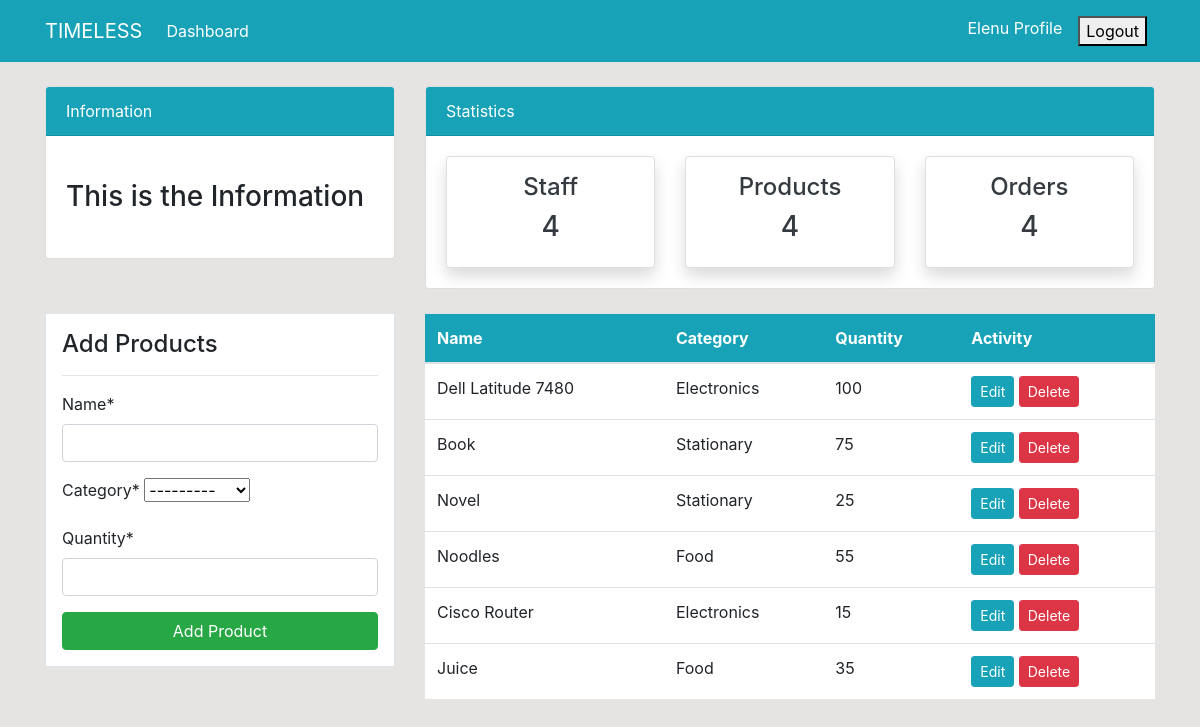
Page /product/ (signed in) on the earlier database version.
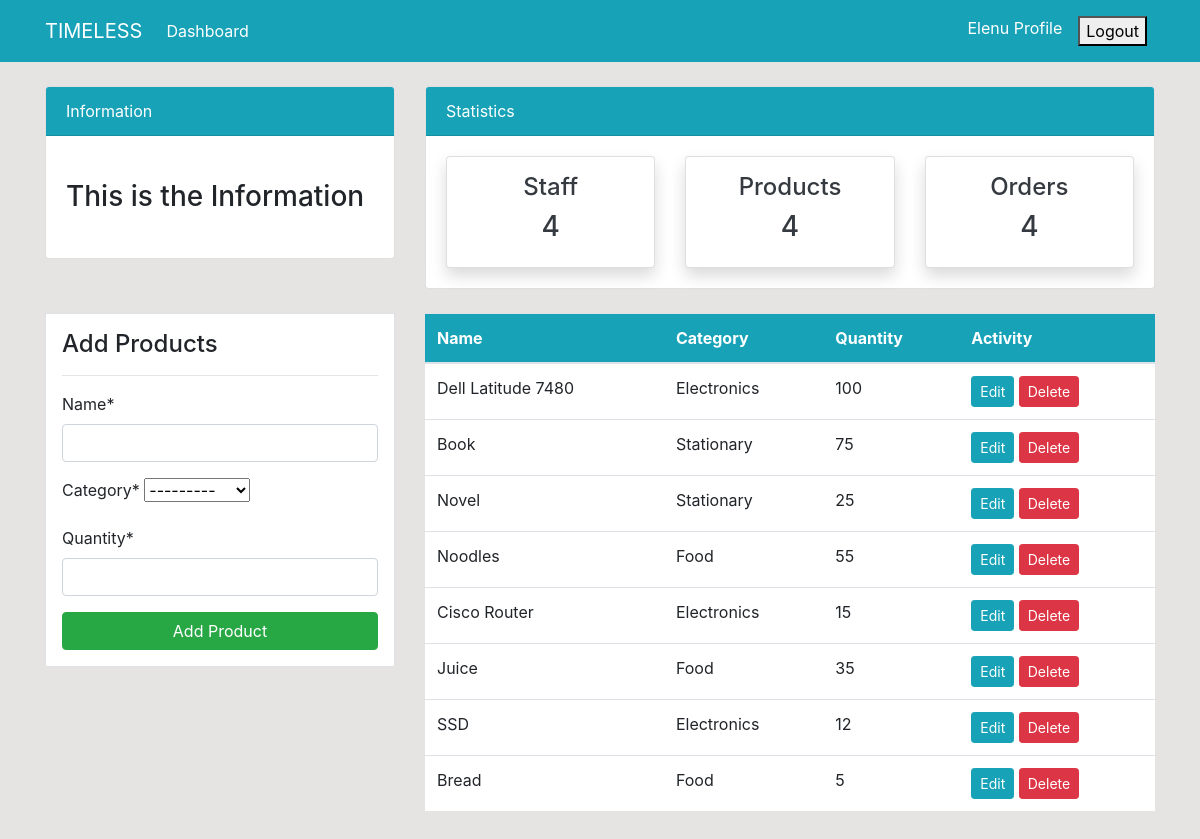
Same page on the later database version.
### dashboard/models.py (models this page shows, shortened)
class Product(models.Model):
    name = models.CharField(max_length=100, null=True)
    category = models.CharField(max_length=20, choices=CATEGORY, null=True)
    quantity = models.PositiveIntegerField(null=True)
    class Meta:
        verbose_name_plural = 'Product'

### dashboard/views.py (the view)
# urls.py: path('product/', views.product, name='dashboard-product'),
@login_required
def product(request):
     items = Product.objects.all() # Using ORM
     if request.method == 'POST':
          form = ProductForm(request.POST)
          if form.is_valid():
               form.save()
               product_name = form.cleaned_data.get('name')
               messages.success(request, f'{product_name} has been added')
               return redirect('dashboard-product')
     else:
          form = ProductForm()
     context = {
          'items': items,
          'form': form,
     }
     return render(request, 'dashboard/product.html', context)

### dashboard/forms.py
class ProductForm(forms.ModelForm):
    class Meta:
        model = Product
        fields = ['name', 'category', 'quantity']

### templates/dashboard/product.html (shortened to what this page needs)
 {% extends 'partials/base.html' %}
 {% load crispy_forms_tags %}
 {% block content %}
{% include 'partials/topnav.html' %}
    <div class="container">
        <div class="row my-4">
            <div class="col-md-4">
                <div class="border bg-white p-3">
                    <h4>Add Products</h4>
                    <hr>
                    <form method="POST">
                        {{ form|crispy }}
                        <input class="btn btn-success btn-block" type="submit" value="Add Product">
                    </form>
                </div>
            </div>
            <div class="col-md-8">
                <table class="table bg-white">
                    <thead class="bg-info">
                        <tr class="text-white">
                            <th scope="col">Name</th>
                            <th scope="col">Category</th>
                            <th scope="col">Quantity</th>
                            <th scope="col">Activity</th>
                        </tr>
                    </thead>
                    <tbody>
                        {% for item in items  %}
                        <tr>
                            <td>{{ item.name }}</td>
                            <td>{{ item.category }}</td>
                            <td>{{ item.quantity }}</td>
                            <td>
                                <a class="btn btn-info btn-sm" href="{% url 'dashboard-product-update' item.id %}">Edit</a>
                                <a class="btn btn-danger btn-sm" href="{% url 'dashboard-product-delete' item.id %}">Delete</a>
                            </td>
                        {%  endfor %}
                    </tbody>
                </table>
            </div>
        </div>
    </div>
    {% endblock %}

### templates/partials/base.html (shortened to what this page needs)
{% load static %}
<!doctype html>
<html lang="en">
  <head>
    <link rel="stylesheet" href="https://cdn.jsdelivr.net/npm/bootstrap@4.6.2/dist/css/bootstrap.min.css">
    <link rel="stylesheet" href="{% static '/style.css' %}">
  </head>
  <body>
    {% include 'partials/nav.html' %}
    {% block content %}
    {% endblock %}
  </body>
</html>

### templates/partials/nav.html (shortened to what this page needs)
    <nav class="navbar navbar-expand-lg navbar-info bg-info">
        {% if user.is_authenticated %}
        <div class="container">
            <a class="navbar-brand text-white" href="{% url 'dashboard-index' %}">TIMELESS</a>
            <div class="collapse navbar-collapse" id="navbarSupportedContent">
                <ul class="navbar-nav mr-auto">
                    <li class="nav-item active">
                        <a class="nav-link text-white" href="{% url 'dashboard-index' %}">Dashboard </a>
                    </li>
                </ul>
                <ul class="navbar-nav ml-auto">
                    <li class="nav-item active">
                        <a class="nav-link text-white" href="{% url 'user-profile' %}">{{user.username}} Profile </a>
                    </li>
                    <form class="nav-link text-white" action="{% url 'user-logout' %}" method="post">
                         <button type="submit">Logout</button>
                    </form>
                </ul>
                {% endif %}
            </div>
        </div>
    </nav>

### templates/partials/topnav.html (shortened to what this page needs)
    <div class="container">
        <div class="row mt-4">
            <div class="col-md-4">
                <div class="card">
                    <div class="card-header bg-info text-white">
                        Information
                    </div>
                    <div class="card-body">
                        <marquee behavior="" direction="">
                            <h3 class="my-4">This is the Information</h3>
                        </marquee>
                    </div>
                </div>
            </div>
            <div class="col-md-8">
                <div class="card">
                    <div class="card-header bg-info text-white">
                        Statistics
                    </div>
                    <div class="card-body">
                        <div class="row">
                            <div class="col-md-4">
                                <a class="text-decoration-none text-dark" href="{% url 'dashboard-staff' %}" >
                                    <div class="card my-card shadow text-center p-3">
                                        <h4>Staff </h4>
                                        <h3>4</h3>
                                    </div>
                                </a>
                            </div>
                            <div class="col-md-4">
                                <a class="text-decoration-none text-dark" href="{% url 'dashboard-product' %}">
                                    <div class="card my-card shadow text-center p-3">
                                        <h4>Products </h4>
                                        <h3>4</h3>
                                    </div>
                                </a>
                            </div>
                            <div class="col-md-4">
                                <a class="text-decoration-none text-dark" href="{% url 'dashboard-order' %}">
                                    <div class="card my-card shadow text-center p-3">
                                        <h4>Orders </h4>
                                        <h3>4</h3>
                                    </div>
                                </a>
                            </div>
                        </div>
                    </div>
                </div>
            </div>
        </div>
    </div>

### static/style.css (style rules this page uses)
body { background: rgb(230, 227, 227); }

Differences in the rows shown:
added Product: name "SSD", category "Electronics", quantity "12"
added Product: name "Bread", category "Food", quantity "5"
